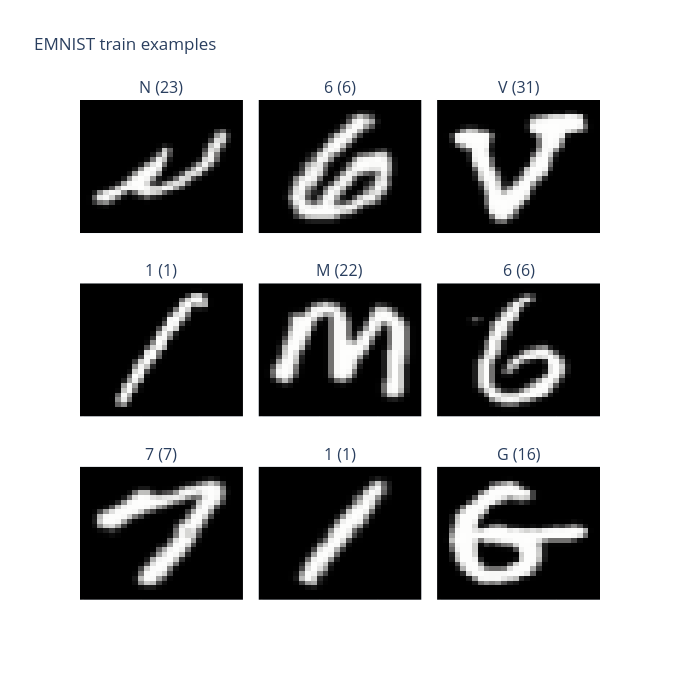

Notebook cell for this chart:
### Markdown cell above
### 3.3 Visualize Dataset samples

### Code cell
images, labels = next(iter(train_loader))

titles = [f'{train_dataset.classes[labels[i].item()]} ({labels[i].item()})'
          for i in range(9)]
fig = make_subplots(rows=3, cols=3, subplot_titles=titles,
                    horizontal_spacing=0.03, vertical_spacing=0.10)
for i in range(9):
    r, c = i // 3 + 1, i % 3 + 1
    img = fix_emnist_image(images[i].squeeze(0).numpy())
    fig.add_trace(go.Heatmap(z=img, colorscale='gray', showscale=False),
                  row=r, col=c)

fig.update_xaxes(showticklabels=False)
fig.update_yaxes(showticklabels=False, autorange='reversed', scaleanchor=None)
fig.update_layout(title_text='EMNIST train examples', height=680, width=680)
fig.show()

### Figure 1 — Plotly figure (JSON) as saved in the notebook; plotly's stock layout.template omitted (floating-point values rounded to 4 significant figures; data arrays with more than 128 entries replaced by an {"elided": "..."} marker saying what was removed)
{"data": [{"colorscale": [[0, "rgb(0, 0, 0)"], [0.09091, "rgb(16, 16, 16)"], [0.1818, "rgb(38, 38, 38)"], [0.2727, "rgb(59, 59, 59)"], [0.3636, "rgb(81, 80, 80)"], [0.4545, "rgb(102, 101, 101)"], [0.5455, "rgb(124, 123, 122)"], [0.6364, "rgb(146, 146, 145)"], [0.7273, "rgb(171, 171, 170)"], [0.8182, "rgb(197, 197, 195)"], [0.9091, "rgb(224, 224, 223)"], [1, "rgb(254, 254, 253)"]], "showscale": false, "type": "heatmap", "xaxis": "x", "yaxis": "y", "z": {"elided": "28x28 float values"}}, {"colorscale": [[0, "rgb(0, 0, 0)"], [0.09091, "rgb(16, 16, 16)"], [0.1818, "rgb(38, 38, 38)"], [0.2727, "rgb(59, 59, 59)"], [0.3636, "rgb(81, 80, 80)"], [0.4545, "rgb(102, 101, 101)"], [0.5455, "rgb(124, 123, 122)"], [0.6364, "rgb(146, 146, 145)"], [0.7273, "rgb(171, 171, 170)"], [0.8182, "rgb(197, 197, 195)"], [0.9091, "rgb(224, 224, 223)"], [1, "rgb(254, 254, 253)"]], "showscale": false, "type": "heatmap", "xaxis": "x2", "yaxis": "y2", "z": {"elided": "28x28 float values"}}, {"colorscale": [[0, "rgb(0, 0, 0)"], [0.09091, "rgb(16, 16, 16)"], [0.1818, "rgb(38, 38, 38)"], [0.2727, "rgb(59, 59, 59)"], [0.3636, "rgb(81, 80, 80)"], [0.4545, "rgb(102, 101, 101)"], [0.5455, "rgb(124, 123, 122)"], [0.6364, "rgb(146, 146, 145)"], [0.7273, "rgb(171, 171, 170)"], [0.8182, "rgb(197, 197, 195)"], [0.9091, "rgb(224, 224, 223)"], [1, "rgb(254, 254, 253)"]], "showscale": false, "type": "heatmap", "xaxis": "x3", "yaxis": "y3", "z": {"elided": "28x28 float values"}}, {"colorscale": [[0, "rgb(0, 0, 0)"], [0.09091, "rgb(16, 16, 16)"], [0.1818, "rgb(38, 38, 38)"], [0.2727, "rgb(59, 59, 59)"], [0.3636, "rgb(81, 80, 80)"], [0.4545, "rgb(102, 101, 101)"], [0.5455, "rgb(124, 123, 122)"], [0.6364, "rgb(146, 146, 145)"], [0.7273, "rgb(171, 171, 170)"], [0.8182, "rgb(197, 197, 195)"], [0.9091, "rgb(224, 224, 223)"], [1, "rgb(254, 254, 253)"]], "showscale": false, "type": "heatmap", "xaxis": "x4", "yaxis": "y4", "z": {"elided": "28x28 float values"}}, {"colorscale": [[0, "rgb(0, 0, 0)"], [0.09091, "rgb(16, 16, 16)"], [0.1818, "rgb(38, 38, 38)"], [0.2727, "rgb(59, 59, 59)"], [0.3636, "rgb(81, 80, 80)"], [0.4545, "rgb(102, 101, 101)"], [0.5455, "rgb(124, 123, 122)"], [0.6364, "rgb(146, 146, 145)"], [0.7273, "rgb(171, 171, 170)"], [0.8182, "rgb(197, 197, 195)"], [0.9091, "rgb(224, 224, 223)"], [1, "rgb(254, 254, 253)"]], "showscale": false, "type": "heatmap", "xaxis": "x5", "yaxis": "y5", "z": {"elided": "28x28 float values"}}, {"colorscale": [[0, "rgb(0, 0, 0)"], [0.09091, "rgb(16, 16, 16)"], [0.1818, "rgb(38, 38, 38)"], [0.2727, "rgb(59, 59, 59)"], [0.3636, "rgb(81, 80, 80)"], [0.4545, "rgb(102, 101, 101)"], [0.5455, "rgb(124, 123, 122)"], [0.6364, "rgb(146, 146, 145)"], [0.7273, "rgb(171, 171, 170)"], [0.8182, "rgb(197, 197, 195)"], [0.9091, "rgb(224, 224, 223)"], [1, "rgb(254, 254, 253)"]], "showscale": false, "type": "heatmap", "xaxis": "x6", "yaxis": "y6", "z": {"elided": "28x28 float values"}}, {"colorscale": [[0, "rgb(0, 0, 0)"], [0.09091, "rgb(16, 16, 16)"], [0.1818, "rgb(38, 38, 38)"], [0.2727, "rgb(59, 59, 59)"], [0.3636, "rgb(81, 80, 80)"], [0.4545, "rgb(102, 101, 101)"], [0.5455, "rgb(124, 123, 122)"], [0.6364, "rgb(146, 146, 145)"], [0.7273, "rgb(171, 171, 170)"], [0.8182, "rgb(197, 197, 195)"], [0.9091, "rgb(224, 224, 223)"], [1, "rgb(254, 254, 253)"]], "showscale": false, "type": "heatmap", "xaxis": "x7", "yaxis": "y7", "z": {"elided": "28x28 float values"}}, {"colorscale": [[0, "rgb(0, 0, 0)"], [0.09091, "rgb(16, 16, 16)"], [0.1818, "rgb(38, 38, 38)"], [0.2727, "rgb(59, 59, 59)"], [0.3636, "rgb(81, 80, 80)"], [0.4545, "rgb(102, 101, 101)"], [0.5455, "rgb(124, 123, 122)"], [0.6364, "rgb(146, 146, 145)"], [0.7273, "rgb(171, 171, 170)"], [0.8182, "rgb(197, 197, 195)"], [0.9091, "rgb(224, 224, 223)"], [1, "rgb(254, 254, 253)"]], "showscale": false, "type": "heatmap", "xaxis": "x8", "yaxis": "y8", "z": {"elided": "28x28 float values"}}, {"colorscale": [[0, "rgb(0, 0, 0)"], [0.09091, "rgb(16, 16, 16)"], [0.1818, "rgb(38, 38, 38)"], [0.2727, "rgb(59, 59, 59)"], [0.3636, "rgb(81, 80, 80)"], [0.4545, "rgb(102, 101, 101)"], [0.5455, "rgb(124, 123, 122)"], [0.6364, "rgb(146, 146, 145)"], [0.7273, "rgb(171, 171, 170)"], [0.8182, "rgb(197, 197, 195)"], [0.9091, "rgb(224, 224, 223)"], [1, "rgb(254, 254, 253)"]], "showscale": false, "type": "heatmap", "xaxis": "x9", "yaxis": "y9", "z": {"elided": "28x28 float values"}}], "layout": {"annotations": [{"font": {"size": 16}, "showarrow": false, "text": "N (23)", "x": 0.1567, "xanchor": "center", "xref": "paper", "y": 1, "yanchor": "bottom", "yref": "paper"}, {"font": {"size": 16}, "showarrow": false, "text": "6 (6)", "x": 0.5, "xanchor": "center", "xref": "paper", "y": 1, "yanchor": "bottom", "yref": "paper"}, {"font": {"size": 16}, "showarrow": false, "text": "V (31)", "x": 0.8433, "xanchor": "center", "xref": "paper", "y": 1, "yanchor": "bottom", "yref": "paper"}, {"font": {"size": 16}, "showarrow": false, "text": "1 (1)", "x": 0.1567, "xanchor": "center", "xref": "paper", "y": 0.6333, "yanchor": "bottom", "yref": "paper"}, {"font": {"size": 16}, "showarrow": false, "text": "M (22)", "x": 0.5, "xanchor": "center", "xref": "paper", "y": 0.6333, "yanchor": "bottom", "yref": "paper"}, {"font": {"size": 16}, "showarrow": false, "text": "6 (6)", "x": 0.8433, "xanchor": "center", "xref": "paper", "y": 0.6333, "yanchor": "bottom", "yref": "paper"}, {"font": {"size": 16}, "showarrow": false, "text": "7 (7)", "x": 0.1567, "xanchor": "center", "xref": "paper", "y": 0.2667, "yanchor": "bottom", "yref": "paper"}, {"font": {"size": 16}, "showarrow": false, "text": "1 (1)", "x": 0.5, "xanchor": "center", "xref": "paper", "y": 0.2667, "yanchor": "bottom", "yref": "paper"}, {"font": {"size": 16}, "showarrow": false, "text": "G (16)", "x": 0.8433, "xanchor": "center", "xref": "paper", "y": 0.2667, "yanchor": "bottom", "yref": "paper"}], "height": 680, "title": {"text": "EMNIST train examples"}, "width": 680, "xaxis": {"anchor": "y", "domain": [0, 0.3133], "showticklabels": false}, "xaxis2": {"anchor": "y2", "domain": [0.3433, 0.6567], "showticklabels": false}, "xaxis3": {"anchor": "y3", "domain": [0.6867, 1.0], "showticklabels": false}, "xaxis4": {"anchor": "y4", "domain": [0, 0.3133], "showticklabels": false}, "xaxis5": {"anchor": "y5", "domain": [0.3433, 0.6567], "showticklabels": false}, "xaxis6": {"anchor": "y6", "domain": [0.6867, 1.0], "showticklabels": false}, "xaxis7": {"anchor": "y7", "domain": [0, 0.3133], "showticklabels": false}, "xaxis8": {"anchor": "y8", "domain": [0.3433, 0.6567], "showticklabels": false}, "xaxis9": {"anchor": "y9", "domain": [0.6867, 1.0], "showticklabels": false}, "yaxis": {"anchor": "x", "autorange": "reversed", "domain": [0.7333, 1], "showticklabels": false}, "yaxis2": {"anchor": "x2", "autorange": "reversed", "domain": [0.7333, 1], "showticklabels": false}, "yaxis3": {"anchor": "x3", "autorange": "reversed", "domain": [0.7333, 1], "showticklabels": false}, "yaxis4": {"anchor": "x4", "autorange": "reversed", "domain": [0.3667, 0.6333], "showticklabels": false}, "yaxis5": {"anchor": "x5", "autorange": "reversed", "domain": [0.3667, 0.6333], "showticklabels": false}, "yaxis6": {"anchor": "x6", "autorange": "reversed", "domain": [0.3667, 0.6333], "showticklabels": false}, "yaxis7": {"anchor": "x7", "autorange": "reversed", "domain": [0, 0.2667], "showticklabels": false}, "yaxis8": {"anchor": "x8", "autorange": "reversed", "domain": [0, 0.2667], "showticklabels": false}, "yaxis9": {"anchor": "x9", "autorange": "reversed", "domain": [0, 0.2667], "showticklabels": false}}}
